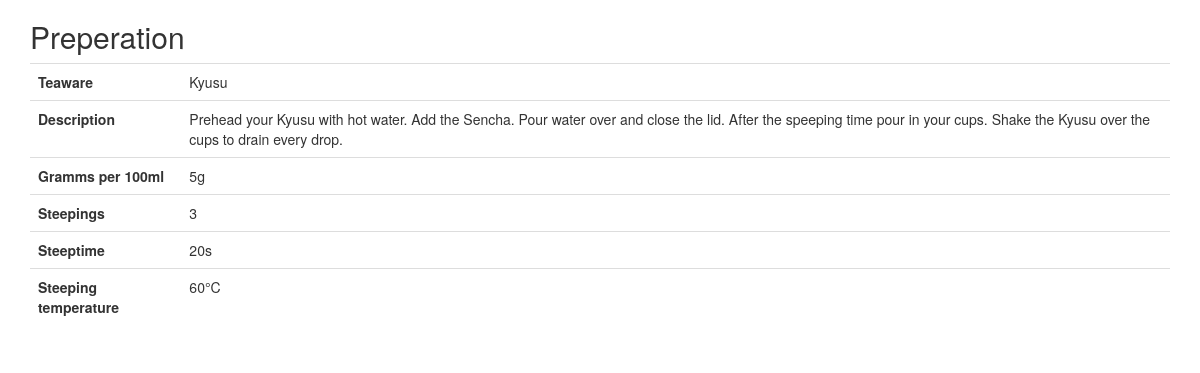
Page /teahouse/preperation/3 on the committed database.
### teahouse/models.py (models this page shows, shortened)
class Preperation(models.Model):
    teaware = models.CharField(max_length=60)
    description = models.TextField(max_length=500, blank=True,
                                   validators=[MaxLengthValidator(500)])
    gramms_per_100ml = models.IntegerField()
    steepings = models.IntegerField()
    steeptime_in_sec = models.IntegerField()
    temperature = models.IntegerField()

### teahouse/views.py (the view)
# urls.py: path('teahouse/preperation/<int:pk_id>', views.show_prep, name='preperation'),
def show_prep(request, pk_id):
    preperation = Preperation.objects.get(pk=pk_id)
    page_title = 'Preperation'
    context = {'preperation': preperation,
               'page_title': page_title}
    return render(request, 'teahouse/preperation_card.html', context)

### templates/teahouse/preperation_card.html (shortened to what this page needs)
{% extends 'base.html' %}
{% block content %}
    <table class="table">
        <tbody>
        <tr>
            <th>Teaware</th>
            <td>{{ preperation.teaware }}</td>
        </tr>
        <tr>
            <th>Description</th>
            <td><span>{{ preperation.description }}</span></td>
        </tr>
        <tr>
            <th>Gramms per 100ml</th>
            <td>{{ preperation.gramms_per_100ml }}g</td>
        </tr>
        <tr>
            <th>Steepings</th>
            <td>{{ preperation.steepings }}</td>
        </tr>
        <tr>
            <th>Steeptime</th>
            <td>{{ preperation.steeptime_in_sec }}s</td>
        </tr>
        <tr>
            <th>Steeping temperature</th>
            <td>{{ preperation.temperature }}°C</td>
        </tr>
        </tbody>
    </table>
{% endblock %}

### rows in the picture
Preperation: teaware "Kyusu", description "Prehead your Kyusu with hot water. Add the Sencha. Pour water over and close the lid. After the speeping time pour in your cups. Shake the Kyusu over the cups to drain every drop.", gramms_per_100ml "5", steepings "3", steeptime_in_sec "20", temperature "60"

### other values in the picture
{{ page_title }} "Preperation"
